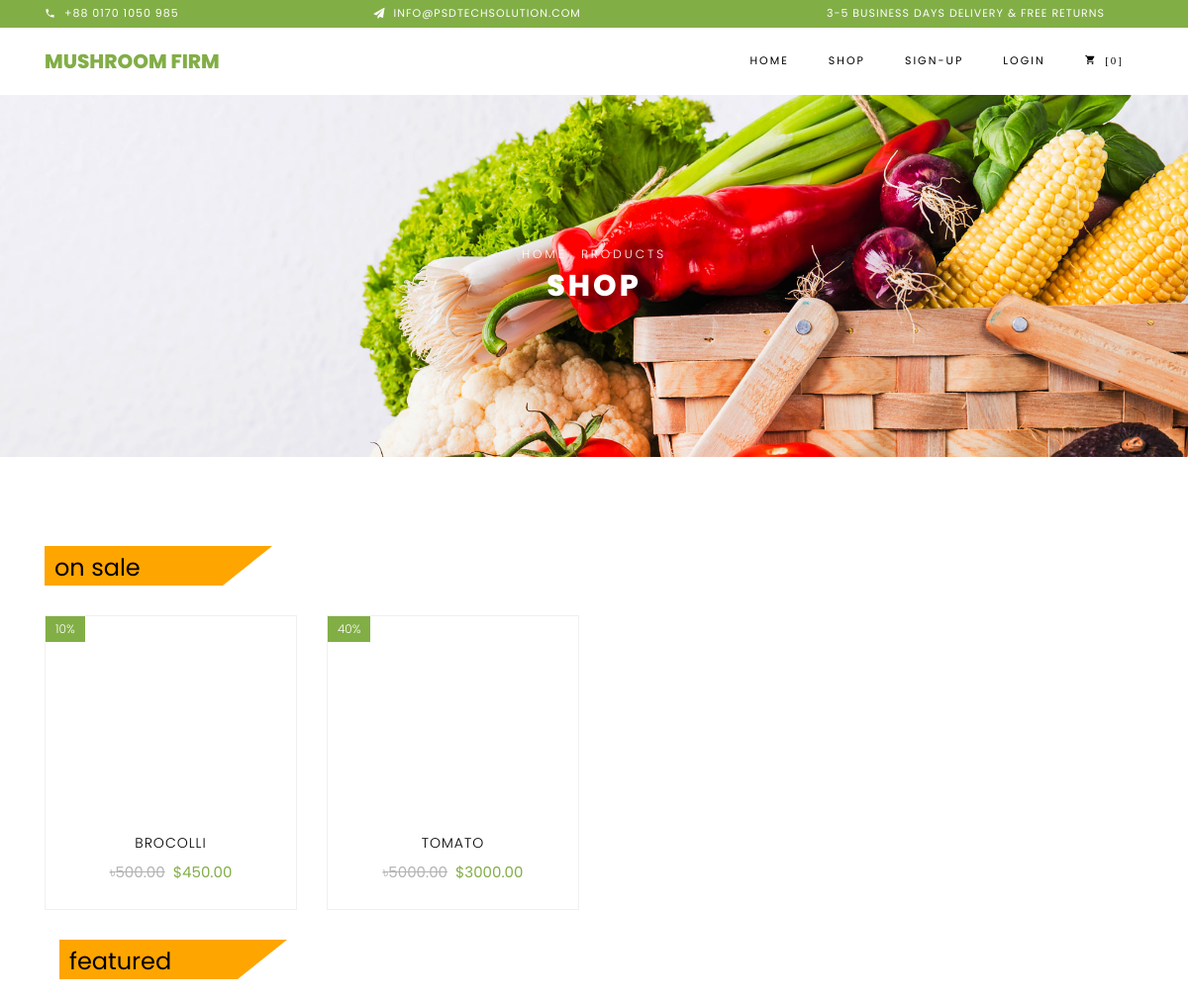
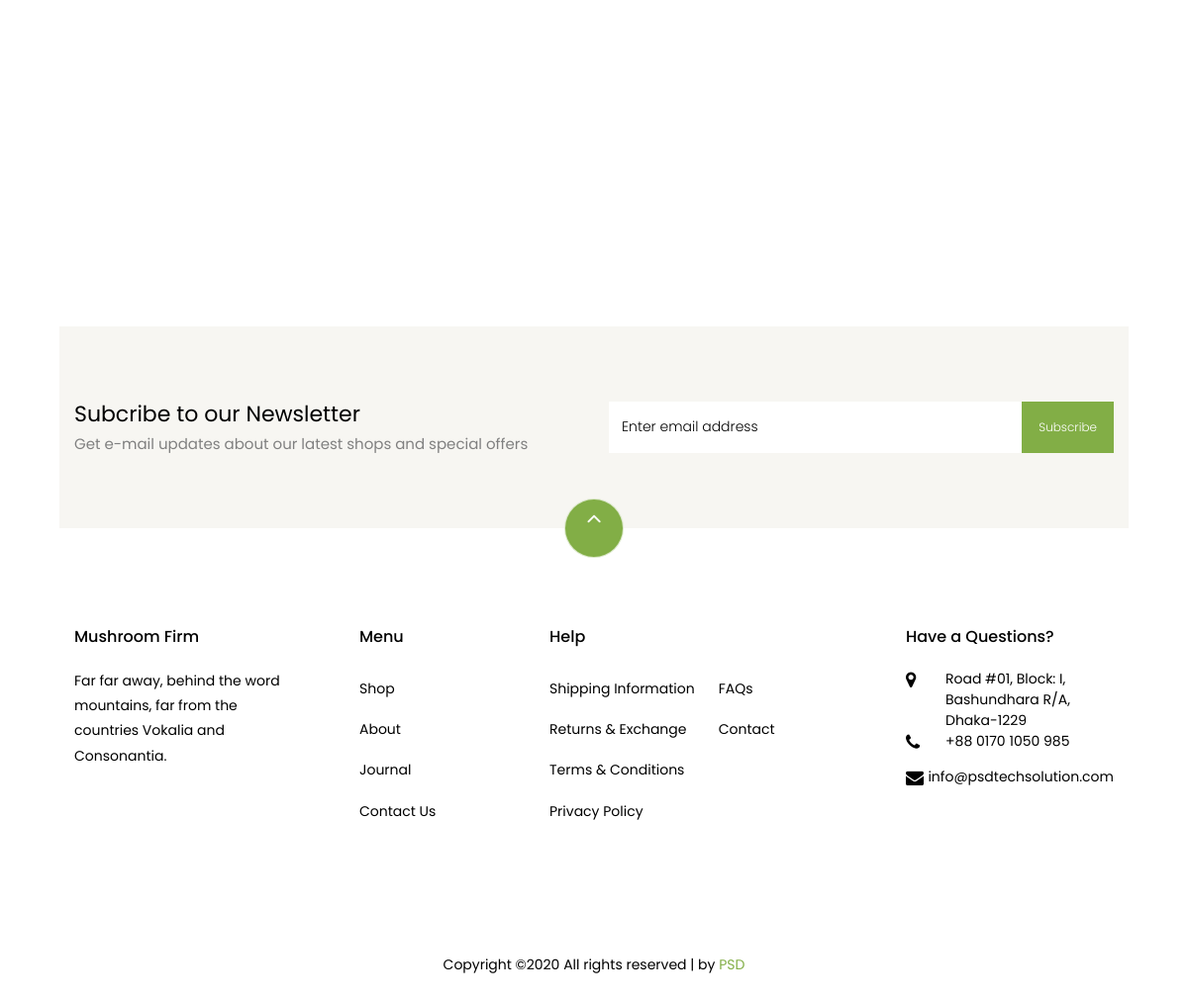
Screenshot of /products/ with the database file from the repository (2 pictures, top to bottom).
### products/models.py (models this page shows, shortened)
class Product(models.Model):
	types = (
		("featured", "Featured"),
		("on sale", "On Sale"),
		("new arrival", "New Arrival")
		)
	product_name = models.CharField(max_length=500, blank=False, null=False)
	price = models.DecimalField(max_digits=100, decimal_places=2, default=30)
	sale = models.DecimalField(max_digits=100, decimal_places=2, default=30)
	stock = models.DecimalField(max_digits=100, decimal_places=2, default=30)
	category = models.CharField(max_length=400, choices=types, default="Featured")
	description = models.TextField(default="")
	slug = models.SlugField(default="")
	active = models.BooleanField(default=True)
	timestamp = models.DateTimeField(auto_now_add=True)
	updated = models.DateTimeField(auto_now=True)
	class Meta:
		unique_together = ("product_name", "slug")

### products/views.py (the view)
# urls.py: url(r'^products/$', products, name='products'),
def products(request):
    products = product.objects.all()
    percentage_discount = {}
    seen = set()
    categories = []
    for item in products:
        price = item.price
        sale = item.sale
        discount = price - sale
        percentage_discount[item.id] = int((discount/price)*100)
        categories.append(item.category)
    categories = list(dict.fromkeys(categories))
    template = 'products_template/products.html'
    context = {'products' : products,
                'percentage_discount' : percentage_discount,
                'categories': categories}
    return render(request, template, context)

### products/dict_key.py (called while the page is built)
@register.filter(name='dict_key')
def dict_key(d, k):
    return d[k]

### templates/products_template/products.html (shortened to what this page needs)
{% extends 'base.html' %}
{% block content %}
{% load static %}
<div class="hero-wrap hero-bread" style="background-image: url({% static 'images/bg_1.jpg' %});">
<div class="container">
<div class="row no-gutters slider-text align-items-center justify-content-center">
<div class="col-md-9 ftco-animate text-center">
    <p class="breadcrumbs"><span class="mr-2"><a href="{% url 'home' %}">Home</a></span> <span>Products</span></p>
    <h1 class="mb-0 bread">Shop</h1>
</div>
</div>
</div>
</div>
<section class="ftco-section">
{% for category in categories %}
<div id="featured_container" class="container">
<div class="title-box">
    <h2>{{category}}</h2>
</div>
<div class="row">
{% for item in products %}
{% if item.category == category and item.stock > 0 %}
    <div class="col-md-6 col-lg-3 ftco-animate">
            <div class="product">
        {% for image in item.productimage_set.all %}
            {% if image.thumbnail == True and image.active == True %}
                <a href="{% url 'single_product' item.slug %}" class="img-prod"><img class="img-fluid" src="/media/{{image.image}}" alt="Colorlib Template">
            {% endif %}
        {% endfor %}
            {% with key=item.id %}
                {% if item.sale != item.price %}
                <span class="status">{{percentage_discount|dict_key:key}}%</span>
                {% endif %}
            {% endwith %}
                </a>
                <div class="text py-3 pb-4 px-3 text-center">
                    <h3><a href="{% url 'single_product' item.slug %}">{{item.product_name}}</a></h3>
                    <div class="d-flex">
                        <div class="pricing">
                            {% if item.sale != item.price %}
                            <p class="price"><span class="mr-2 price-dc">৳{{item.price}}</span><span class="price-sale">${{item.sale}}</span></p>
                            {% else %}
                            <p class="price"><span class="mr-2 price-sale">৳{{item.price}}</span></p>
                            {% endif %}
                        </div>
                    </div>
                </div>
            </div>
        </div>
        {% endif %}
        {% endfor %}
</div>
{% endfor %}
<section class="ftco-section ftco-no-pt ftco-no-pb py-5 bg-light">
<div class="container py-4">
<div class="row d-flex justify-content-center py-5">
<div class="col-md-6">
    <h2 style="font-size: 22px;" class="mb-0">Subcribe to our Newsletter</h2>
    <span>Get e-mail updates about our latest shops and special offers</span>
</div>
<div class="col-md-6 d-flex align-items-center">
    <form action="#" class="subscribe-form">
    <div class="form-group d-flex">
        <input type="text" class="form-control" placeholder="Enter email address">
        <input type="submit" value="Subscribe" class="submit px-3">
    </div>
    </form>
</div>
</div>
</div>
</section>
{% endblock %}

### rows the page displays
Product: categories "on sale"
Product: percentage_discount "10", product_name "BROCOLLI", price "500.00", sale "450.00"
Product: percentage_discount "40", product_name "TOMATO", price "5000.00", sale "3000.00"
Product: categories "featured"
